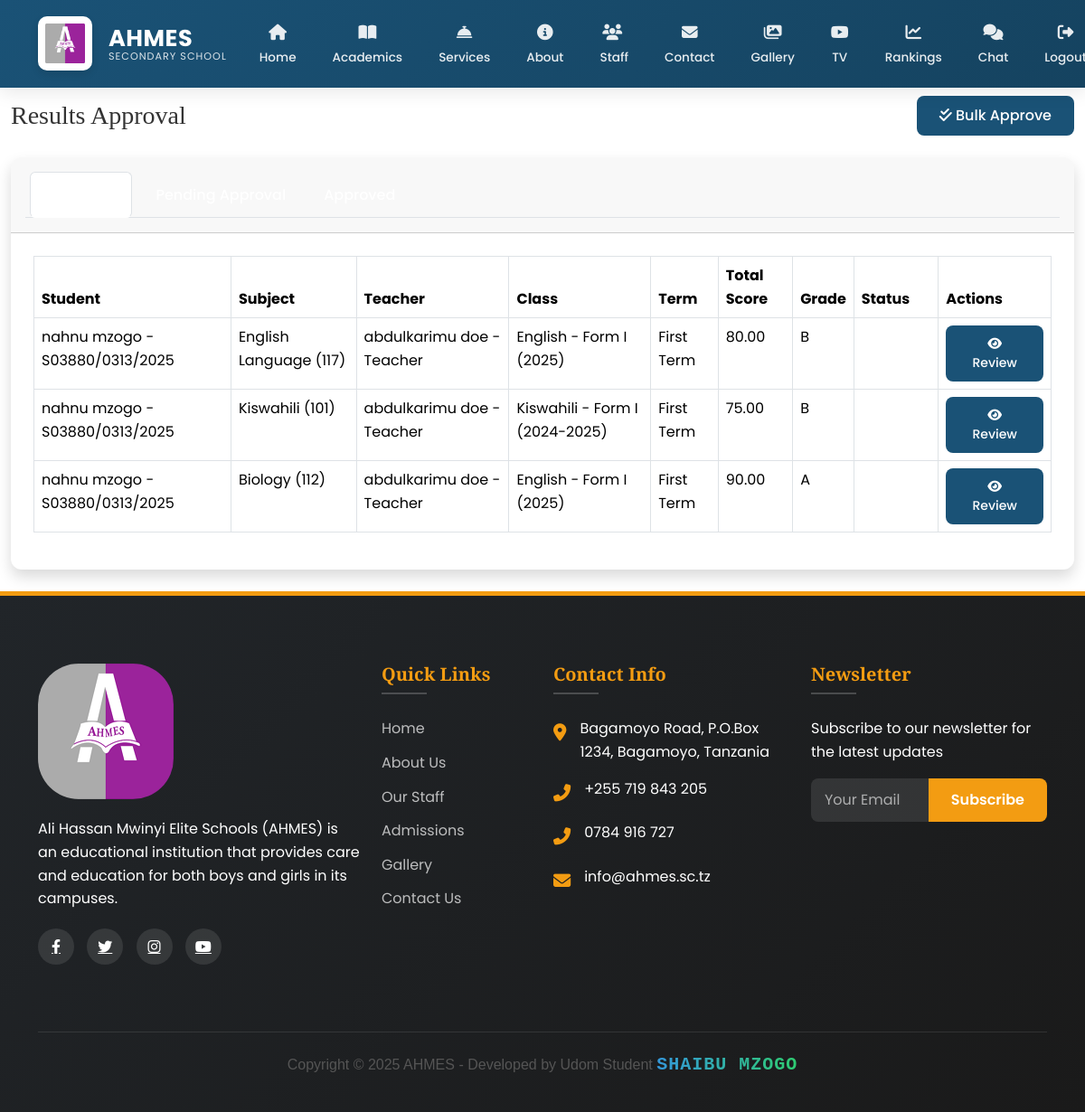
/ad/results/ (signed in), run on the app's committed database.
### main/models.py (models this page shows, shortened)
class Result(models.Model):
    TERM_CHOICES = [('1','First Term'),('2','Second Term')]
    student = models.ForeignKey(Student, on_delete=models.CASCADE, related_name='results')
    subject = models.ForeignKey(Subject, on_delete=models.CASCADE)
    school_class = models.ForeignKey(SchoolClass, on_delete=models.CASCADE)
    term = models.CharField(max_length=1, choices=TERM_CHOICES)
    academic_year = models.CharField(max_length=20)
    week_number = models.PositiveSmallIntegerField()
    exam_score = models.DecimalField(max_digits=5, decimal_places=2)
    total_score = models.DecimalField(max_digits=5, decimal_places=2, editable=False)
    grade = models.CharField(max_length=2, editable=False)
    remark = models.CharField(max_length=100, editable=False)
    teacher = models.ForeignKey(StaffMember, on_delete=models.CASCADE, related_name='results_given')
    is_approved = models.BooleanField(default=False)
    approved_by = models.ForeignKey(User, null=True, blank=True, on_delete=models.SET_NULL, related_name='approved_results')
    date_approved = models.DateTimeField(null=True, blank=True)
    class Meta:
        unique_together = ('student','subject','term','academic_year','week_number')

class Student(models.Model):
    GENDER_CHOICES = [
        ('M', 'Male'),
        ('F', 'Female'),
    ]
    user = models.OneToOneField(
        User,
        on_delete=models.CASCADE,
        related_name='student_profile',
        null=True,
        blank=True
    )
    first_name = models.CharField(max_length=100)
    middle_name = models.CharField(max_length=100, blank=True)
    last_name = models.CharField(max_length=100)
    gender = models.CharField(max_length=1, choices=GENDER_CHOICES)
    date_of_birth = models.DateField()
    admission_number = models.CharField(max_length=20, unique=True)
    campus = models.ForeignKey(
        Campus,
        on_delete=models.CASCADE,
        related_name='students'
    )
    level = models.ForeignKey(
        Level,
        on_delete=models.CASCADE,
        related_name='students'
    )
    admission_date = models.DateField()
    parent = models.ForeignKey(
        Parent,
        on_delete=models.CASCADE,
        related_name='students',
        null=True,
        blank=True
    )
    profile_picture = CloudinaryField(
        'students/profile_pictures',
        folder="school/students/profile_pictures",
        transformation={'quality': 'auto:good', 'width': 300, 'height': 300, 'crop': 'fill'},
        blank=True,
        null=True
    )
    created_at = models.DateTimeField(auto_now_add=True)
    updated_at = models.DateTimeField(auto_now=True)
    def __str__(self):
        return f"{self.first_name} {self.last_name} - {self.admission_number}"
    class Meta:
        ordering = ['-created_at']
        verbose_name = 'Student'
        verbose_name_plural = 'Students'

class Subject(models.Model):
    name = models.CharField(max_length=100)
    code = models.CharField(max_length=20, unique=True)
    description = models.TextField(blank=True)
    level = models.ForeignKey(Level, on_delete=models.CASCADE, related_name='subjects')
    def __str__(self):
        return f"{self.name} ({self.code})"

class StaffMember(models.Model):
    POSITION_CHOICES = [
        ('Teacher', 'Teacher'),
        ('Administrator', 'Administrator'),
        ('Support', 'Support Staff'),
    ]
    user = models.OneToOneField(
        User,
        on_delete=models.CASCADE,
        related_name='staff_profile',
        null=True,
        blank=True
    )
    first_name = models.CharField(max_length=100)
    middle_name = models.CharField(max_length=100, blank=True)
    last_name = models.CharField(max_length=100)
    position = models.CharField(max_length=50, choices=POSITION_CHOICES)
    office_number = models.CharField(max_length=20, blank=True)
    office_location = models.CharField(max_length=200, blank=True)
    specialization = models.CharField(max_length=200)
    campus = models.ForeignKey(
        Campus,
        on_delete=models.CASCADE,
        related_name='staff_members'
    )
    phone = models.CharField(max_length=20)
    email = models.EmailField()
    joined_date = models.DateField()
    image = CloudinaryField('staff', folder="school/staff",
                          transformation={'quality': 'auto:good'})
    created_at = models.DateTimeField(auto_now_add=True)
    updated_at = models.DateTimeField(auto_now=True)
    def __str__(self):
        return f"{self.first_name} {self.last_name} - {self.position}"
    class Meta:
        ordering = ['-created_at']
        verbose_name = 'Staff Member'
        verbose_name_plural = 'Staff Members'

class SchoolClass(models.Model):
    name = models.CharField(max_length=100)
    level = models.ForeignKey(Level, on_delete=models.CASCADE)
    teacher = models.ForeignKey(StaffMember, on_delete=models.CASCADE)
    students = models.ManyToManyField(Student)
    academic_year = models.CharField(max_length=20)
    created_at = models.DateTimeField(auto_now_add=True)
    updated_at = models.DateTimeField(auto_now=True)
    def __str__(self):
        return f"{self.name} - {self.level.name} ({self.academic_year})"

class Level(models.Model):
    name = models.CharField(max_length=100)
    description = models.TextField()

### main/views.py (the view)
# urls.py: path('ad/results/', views.admin_result_dashboard, name='admin_result_dashboard'),
@login_required
@user_passes_test(is_academic_admin)
def admin_result_dashboard(request):
    status = request.GET.get('status', None)
    results = Result.objects.all()
    if status == 'pending':
        results = results.filter(is_approved=False)
        title = "Pending Approval Results"
    elif status == 'approved':
        results = results.filter(is_approved=True)
        title = "Approved Results"
    else:
        title = "All Results"
    if status == 'approved':
        results = results.order_by('-date_approved')
    else:
        results = results.order_by('-id')  # or another field you want to sort by
    paginator = Paginator(results, 25)  # Show 25 results per page
    page_number = request.GET.get('page')
    page_obj = paginator.get_page(page_number)
    return render(request, 'academics/admin_result_dashboard.html', {
        'results': page_obj,
        'title': title,
        'is_paginated': paginator.num_pages > 1,
    })

### main/context_processors.py (called while the page is built)
def admin_counts(request):
    if request.user.is_authenticated and request.user.is_admin:
        return {
            'pending_comments': Comment.objects.filter(is_approved=False).count(),
            'gallery_count': Gallery.objects.count(),
        }
    return {}

def unread_messages_count(request):
    if request.user.is_authenticated:
        count = Message.objects.filter(
            conversation__participants=request.user,
            is_read=False
        ).exclude(
            sender=request.user
        ).count()
        print(f"DEBUG: Unread messages count for {request.user}: {count}")  # Debug output
        return {'unread_messages_count': count}
    return {}

### main/models.py (called while the page is built)
    def __str__(self):
        return self.username

### main/views.py (called while the page is built)
def is_academic_admin(user):
    return user.is_authenticated and (
        user.is_admin or
        (hasattr(user, 'staff_profile') and user.staff_profile.position == 'Administrator')
    )

### main/templates/academics/admin_result_dashboard.html (shortened to what this page needs)
{% extends 'main/base.html' %}
{% load static %}
{% block content %}
<div class="container-fluid">
  <div class="d-sm-flex align-items-center justify-content-between mb-4">
    <h1 class="h3 mb-0 text-gray-800">Results Approval</h1>
    <a href="{% url 'bulk_approve_results' %}" class="btn btn-primary">
      <i class="fas fa-check-double mr-2"></i> Bulk Approve
    </a>
  </div>
  <div class="card shadow mb-4">
    <div class="card-header py-3">
      <ul class="nav nav-tabs">
        <li class="nav-item" >
          <a class="nav-link {% if not request.GET.status %}active{% endif %}"
             href="{% url 'admin_result_dashboard' %}" >
          </a>
        </li>
        <li class="nav-item">
          <a class="nav-link {% if request.GET.status == 'pending' %}active{% endif %}"
             href="{% url 'admin_result_dashboard' %}?status=pending">
          </a>
        </li>
        <li class="nav-item">
          <a class="nav-link {% if request.GET.status == 'approved' %}active{% endif %}"
             href="{% url 'admin_result_dashboard' %}?status=approved">
          </a>
        </li>
      </ul>
    </div>
    <div class="card-body">
      <div class="table-responsive">
        <table class="table table-bordered" width="100%" cellspacing="0">
          <thead>
            <tr>
              <th>Student</th>
              <th>Subject</th>
              <th>Teacher</th>
              <th>Class</th>
              <th>Term</th>
              <th>Total Score</th>
              <th>Grade</th>
              <th>Status</th>
              <th>Actions</th>
            </tr>
          </thead>
          <tbody>
            {% for result in results %}
            <tr>
              <td>{{ result.student }}</td>
              <td>{{ result.subject }}</td>
              <td>{{ result.teacher }}</td>
              <td>{{ result.school_class }}</td>
              <td>{{ result.get_term_display }}</td>
              <td>{{ result.total_score }}</td>
              <td>{{ result.grade }}</td>
              <td>
                {% if result.is_approved %}
                  <span class="badge badge-success">Approved</span>
                {% else %}
                  <span class="badge badge-warning">Pending</span>
                {% endif %}
              </td>
              <td>
                <a href="{% url 'review_result' result.id %}" class="btn btn-sm btn-primary">
                  <i class="fas fa-eye"></i> Review
                </a>
              </td>
            </tr>
            {% empty %}
            <tr>
              <td colspan="9" class="text-center">No results found</td>
            </tr>
            {% endfor %}
          </tbody>
        </table>
      </div>
    </div>
  </div>
</div>
{% endblock %}

### data on the page
Result: student "nahnu mzogo - S03880/0313/2025", subject "English Language (117)", teacher "abdulkarimu doe - Teacher", school_class "English - Form I (2025)", term "First Term", total_score "80.00", grade "B"
Result: student "nahnu mzogo - S03880/0313/2025", subject "Kiswahili (101)", teacher "abdulkarimu doe - Teacher", school_class "Kiswahili - Form I (2024-2025)", term "First Term", total_score "75.00", grade "B"
Result: student "nahnu mzogo - S03880/0313/2025", subject "Biology (112)", teacher "abdulkarimu doe - Teacher", school_class "English - Form I (2025)", term "First Term", total_score "90.00", grade "A"
